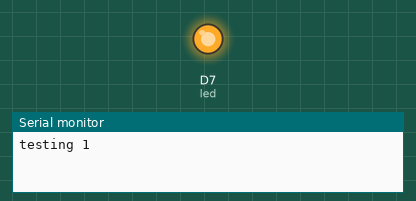
The sketch below on a simulated ESP8266 (NodeMCU). On the bench: output pins drawn as LEDs (lit = HIGH), the last lines printed to the serial monitor.

Above: at 0.7 s.
At 5.2 s:
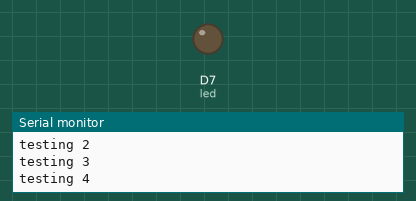
Timing chart, 0 to 6.9 s (numbered marks = the images above):
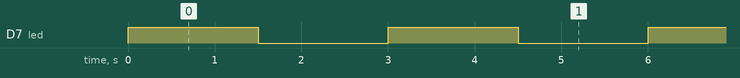

Measured:
- by itself, D7 (led): alternates HIGH for 1.5 s and LOW for 1.5 s

The sketch:

HelloWorld.ino
```cpp
/*
 * Project HelloWorld
 * Description:
 * Author:
 * Date:
 */

int counter = 0;
int led = D7;
int ledState = 0;

// setup() runs once, when the device is first turned on.
void setup() {
  // Put initialization like pinMode and begin functions here.
  Serial.begin(9600);
  pinMode(led, OUTPUT);
}

// loop() runs over and over again, as quickly as it can execute.
void loop() {
  // The core of your code will likely live here.
  Serial.printlnf("testing %d", ++counter);
  ledState = !ledState;
  digitalWrite(led, (ledState) ? HIGH : LOW);
  delay(1500);
}
```
